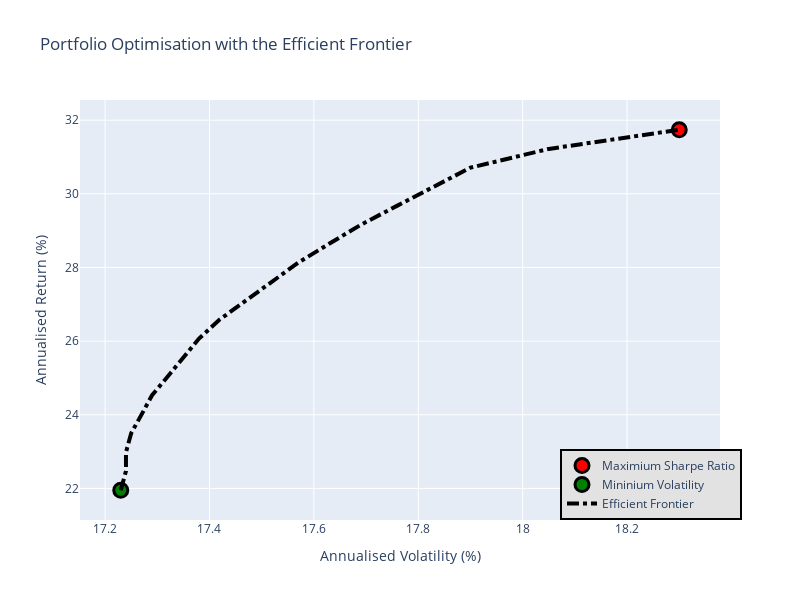

Notebook code for this chart:
### Code cell
EF_graph(meanReturns, covMatrix)

### Figure 1 — Plotly figure (JSON) as saved in the notebook; plotly's stock layout.template omitted (floating-point values rounded to 4 significant figures)
{"data": [{"marker": {"color": "red", "line": {"color": "black", "width": 3}, "size": 14}, "mode": "markers", "name": "Maximium Sharpe Ratio", "type": "scatter", "x": [18.3], "y": [31.74]}, {"marker": {"color": "green", "line": {"color": "black", "width": 3}, "size": 14}, "mode": "markers", "name": "Mininium Volatility", "type": "scatter", "x": [17.23], "y": [21.95]}, {"line": {"color": "black", "dash": "dashdot", "width": 4}, "mode": "lines", "name": "Efficient Frontier", "type": "scatter", "x": [17.23, 17.24, 17.24, 17.25, 17.27, 17.29, 17.32, 17.35, 17.38, 17.42, 17.47, 17.52, 17.57, 17.63, 17.69, 17.76, 17.83, 17.9, 18.05, 18.3], "y": [21.95, 22.47, 22.98, 23.5, 24.01, 24.53, 25.04, 25.56, 26.07, 26.59, 27.1, 27.62, 28.13, 28.65, 29.16, 29.68, 30.19, 30.71, 31.22, 31.74]}], "layout": {"height": 600, "legend": {"bgcolor": "#E2E2E2", "bordercolor": "black", "borderwidth": 2, "traceorder": "normal", "x": 0.75, "y": 0}, "showlegend": true, "title": {"text": "Portfolio Optimisation with the Efficient Frontier"}, "width": 800, "xaxis": {"title": {"text": "Annualised Volatility (%)"}}, "yaxis": {"title": {"text": "Annualised Return (%)"}}}}
